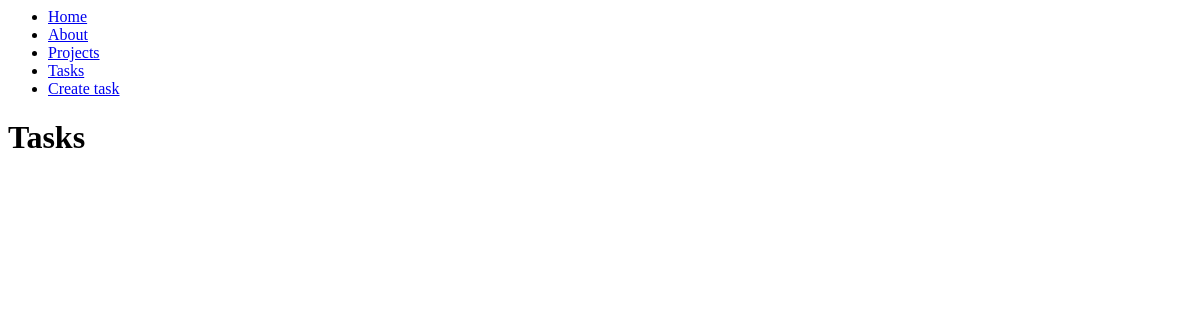
The page /tasks/ on the database as committed earlier.
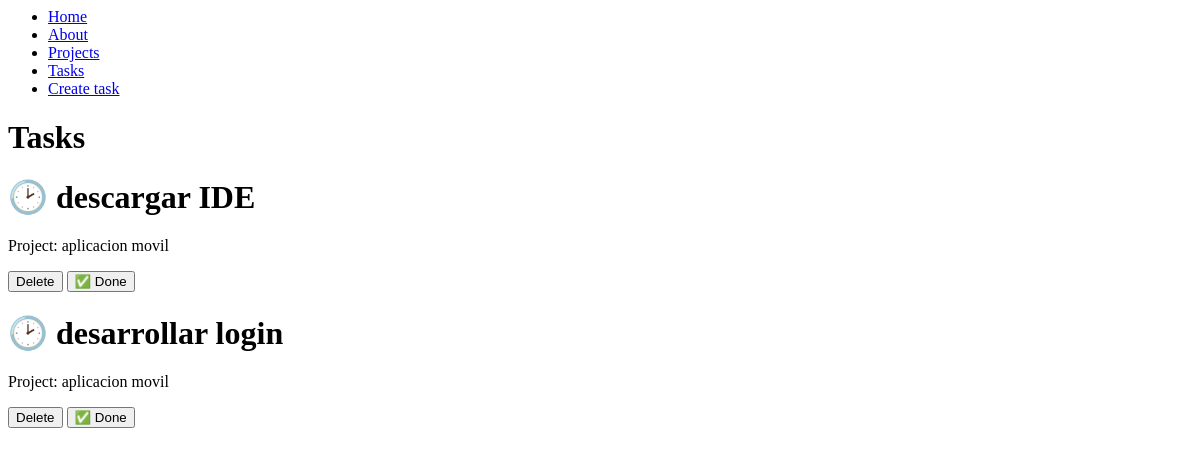
The same page on the database as committed later.
### myapp/models.py (models this page shows, shortened)
class Task(models.Model):
	title = models.CharField(max_length=200)
	description = models.TextField()
	project = models.ForeignKey(Project, on_delete=models.CASCADE)
	done = models.BooleanField(default=False)

class Project(models.Model):
	name=models.CharField(max_length=200)

### myapp/views.py (the view)
# urls.py: path('tasks/', views.tasks),
def tasks(request):
	tasks = Task.objects.all()
	return render(request,'tasks.html', {
		'tasks': tasks
	})

### myapp/templates/tasks.html (shortened to what this page needs)
{%extends 'layouts/base.html'%}
{%block content%}
<h1>Tasks</h1>
{%for tarea in tasks%}
<div>
	<h1>{% if tarea.done == False %} 🕑 {%else%} ✅ {%endif%} {{tarea.title}}</h1>
	<p>Project: {{tarea.project.name}}</p>
	<button>Delete</button>
	<button>✅ Done</button>
</div>
{%endfor%}
{%endblock%}

Rows that differ between the two databases and show on the page:
added Task: title "descargar IDE", project.name "aplicacion movil"
added Task: title "desarrollar login", project.name "aplicacion movil"
